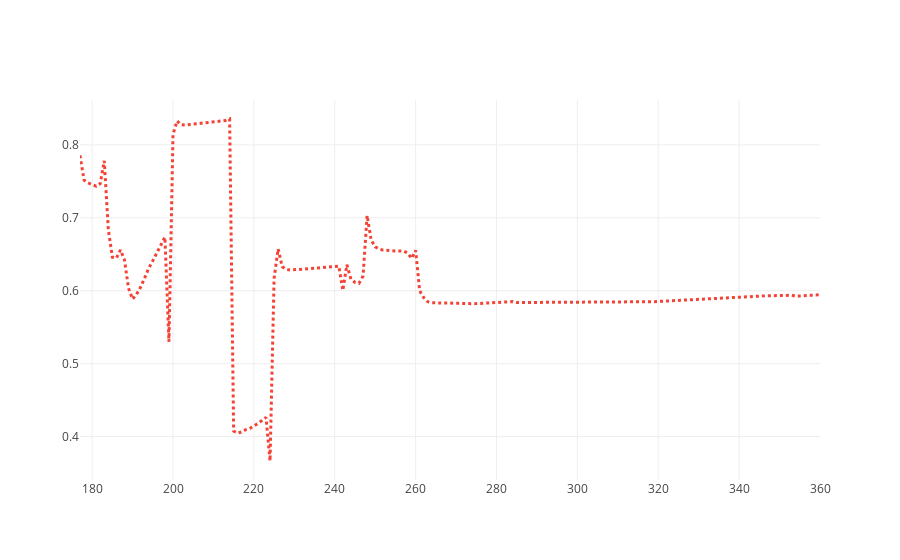

Write notebook code for a chart like this one.
### Code cell
traceN = go.Scatter(
    x = x,
    y = nash,
    mode = 'lines',
    name = 'Nash.',
    line = dict(
        color = '#F44336',
        width = 3,
        dash = 'dot')
)
n = [traceN]
nfigname = "Nash.png"

%matplotlib inline
import plotlycred

online = False
if online:
    # fig = py.iplot(data) 
    fig = go.Figure(data=n)#, layout=layout)
    py.image.save_as(fig, filename=nfigname)
    # py.plot(fig, filename=figname) # Opens in web
else:
    fig = go.Figure(data=n)#, layout=layout)
    iplot(fig)

### Figure 1 — Plotly figure (JSON) as saved in the notebook; plotly's stock layout.template omitted (floating-point values rounded to 4 significant figures; data arrays with more than 128 entries replaced by an {"elided": "..."} marker saying what was removed)
{"data": [{"line": {"color": "#F44336", "dash": "dot", "width": 3}, "mode": "lines", "name": "Nash.", "type": "scatter", "x": {"elided": "184 int values"}, "y": {"elided": "184 float values"}}], "layout": {}}
